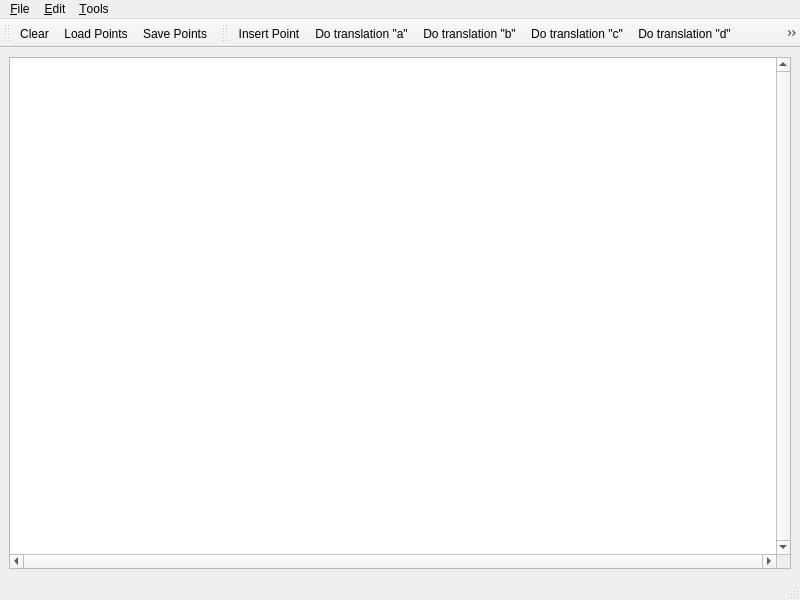
<?xml version="1.0" encoding="UTF-8"?>
<ui version="4.0">
 <author>GeometryFactory</author>
 <class>Periodic_4_hyperbolic_triangulationo_2_demo</class>
 <widget class="QMainWindow" name="Periodic_4_hyperbolic_triangulationo_2_demo">
  <property name="geometry">
   <rect>
    <x>0</x>
    <y>0</y>
    <width>800</width>
    <height>600</height>
   </rect>
  </property>
  <property name="windowTitle">
   <string>Periodic hyperbolic Delaunay triangulation</string>
  </property>
  <property name="windowIcon">
   <iconset resource="icons/CGAL.qrc">
    <normaloff>:/cgal/logos/cgal_icon</normaloff>:/cgal/logos/cgal_icon</iconset>
  </property>
  <widget class="QWidget" name="centralwidget">
   <layout class="QGridLayout">
    <item row="0" column="0">
     <widget class="QGraphicsView" name="graphicsView">
      <property name="focusPolicy">
       <enum>Qt::StrongFocus</enum>
      </property>
      <property name="verticalScrollBarPolicy">
       <enum>Qt::ScrollBarAlwaysOn</enum>
      </property>
      <property name="horizontalScrollBarPolicy">
       <enum>Qt::ScrollBarAlwaysOn</enum>
      </property>
      <property name="transformationAnchor">
       <enum>QGraphicsView::NoAnchor</enum>
      </property>
     </widget>
    </item>
   </layout>
  </widget>
  <widget class="QStatusBar" name="statusbar"/>
  <widget class="QToolBar" name="fileToolBar">
   <property name="windowTitle">
    <string>File Tools</string>
   </property>
   <attribute name="toolBarArea">
    <enum>TopToolBarArea</enum>
   </attribute>
   <attribute name="toolBarBreak">
    <bool>false</bool>
   </attribute>
   <addaction name="actionClear"/>
   <addaction name="actionLoadPoints"/>
   <addaction name="actionSavePoints"/>
  </widget>
  <widget class="QToolBar" name="toolBar">
   <property name="windowTitle">
    <string>Visualization Tools</string>
   </property>
   <attribute name="toolBarArea">
    <enum>TopToolBarArea</enum>
   </attribute>
   <attribute name="toolBarBreak">
    <bool>false</bool>
   </attribute>
   <addaction name="actionInsertPoint"/>
   <addaction name="actionDo_translation_a"/>
   <addaction name="actionDo_translation_b"/>
   <addaction name="actionDo_translation_c"/>
   <addaction name="actionDo_translation_d"/>
   <addaction name="actionMovingPoint"/>
   <addaction name="actionCircumcenter"/>
   <addaction name="actionShowConflictZone"/>
   <addaction name="separator"/>
   <addaction name="actionShowDelaunay"/>
   <addaction name="actionShowVoronoi"/>
   <addaction name="separator"/>
   <addaction name="actionRecenter"/>
  </widget>
  <widget class="QMenuBar" name="menubar">
   <property name="geometry">
    <rect>
     <x>0</x>
     <y>0</y>
     <width>800</width>
     <height>22</height>
    </rect>
   </property>
   <widget class="QMenu" name="menuFile">
    <property name="title">
     <string>&amp;File</string>
    </property>
    <addaction name="separator"/>
    <addaction name="actionClear"/>
    <addaction name="actionLoadPoints"/>
    <addaction name="actionSavePoints"/>
    <addaction name="separator"/>
    <addaction name="actionQuit"/>
   </widget>
   <widget class="QMenu" name="menuEdit">
    <property name="title">
     <string>&amp;Edit</string>
    </property>
    <addaction name="actionInsertRandomPoints"/>
    <addaction name="actionModify_recursion_depth"/>
   </widget>
   <widget class="QMenu" name="menuTools">
    <property name="title">
     <string>&amp;Tools</string>
    </property>
    <addaction name="actionInsertPoint"/>
    <addaction name="actionDo_translation_a"/>
    <addaction name="actionDo_translation_b"/>
    <addaction name="actionDo_translation_c"/>
    <addaction name="actionDo_translation_d"/>
    <addaction name="actionG"/>
    <addaction name="actionG2"/>
    <addaction name="actionG4"/>
    <addaction name="actionG8"/>
    <addaction name="actionG16"/>
    <addaction name="actionMovingPoint"/>
    <addaction name="actionCircumcenter"/>
    <addaction name="actionShowConflictZone"/>
    <addaction name="separator"/>
    <addaction name="actionShowDelaunay"/>
    <addaction name="actionShowVoronoi"/>
    <addaction name="separator"/>
    <addaction name="actionRecenter"/>
   </widget>
   <addaction name="menuFile"/>
   <addaction name="menuEdit"/>
   <addaction name="menuTools"/>
  </widget>
  <action name="actionAbout">
   <property name="text">
    <string>&amp;About</string>
   </property>
  </action>
  <action name="actionAboutCGAL">
   <property name="text">
    <string>About &amp;CGAL</string>
   </property>
  </action>
  <action name="actionQuit">
   <property name="text">
    <string>&amp;Quit</string>
   </property>
   <property name="shortcut">
    <string>Ctrl+Q</string>
   </property>
  </action>
  <action name="actionInsertRandomPoints">
   <property name="text">
    <string>&amp;Insert random points</string>
   </property>
   <property name="shortcut">
    <string>Ctrl+I</string>
   </property>
  </action>
  <action name="actionChangeRecursionDepth">
   <property name="text">
    <string>&amp;Change recursion depth</string>
   </property>
  </action>
  <action name="actionMovingPoint">
   <property name="checkable">
    <bool>true</bool>
   </property>
   <property name="icon">
    <iconset resource="icons/Delaunay_triangulation_2.qrc">
     <normaloff>:/cgal/Actions/moving_point.png</normaloff>:/cgal/Actions/moving_point.png</iconset>
   </property>
   <property name="text">
    <string>&amp;Simulate insertion</string>
   </property>
   <property name="toolTip">
    <string comment="The comment">Simulate Insertion</string>
   </property>
   <property name="statusTip">
    <string comment="and its comment">Move mouse with left button pressed to see where point would be inserted</string>
   </property>
   <property name="whatsThis">
    <string comment="what">whats this</string>
   </property>
  </action>
  <action name="actionInsertPoint">
   <property name="checkable">
    <bool>true</bool>
   </property>
   <property name="checked">
    <bool>false</bool>
   </property>
   <property name="icon">
    <iconset resource="icons/Input.qrc">
     <normaloff>:/cgal/Input/inputPoint.png</normaloff>:/cgal/Input/inputPoint.png</iconset>
   </property>
   <property name="text">
    <string>&amp;Insert Point</string>
   </property>
   <property name="toolTip">
    <string>Insert Point</string>
   </property>
   <property name="statusTip">
    <string>Left: Insert vtx</string>
   </property>
  </action>
  <action name="actionClear">
   <property name="icon">
    <iconset resource="icons/File.qrc">
     <normaloff>:/cgal/fileToolbar/fileNew.png</normaloff>:/cgal/fileToolbar/fileNew.png</iconset>
   </property>
   <property name="text">
    <string>&amp;Clear</string>
   </property>
   <property name="shortcut">
    <string>Ctrl+C</string>
   </property>
  </action>
  <action name="actionShowVoronoi">
   <property name="checkable">
    <bool>true</bool>
   </property>
   <property name="checked">
    <bool>false</bool>
   </property>
   <property name="icon">
    <iconset resource="icons/Triangulation_2.qrc">
     <normaloff>:/cgal/Triangulation_2/Voronoi_diagram_2.png</normaloff>:/cgal/Triangulation_2/Voronoi_diagram_2.png</iconset>
   </property>
   <property name="text">
    <string>Show &amp;Voronoi Diagram</string>
   </property>
   <property name="shortcut">
    <string>Ctrl+V</string>
   </property>
  </action>
  <action name="actionShowDelaunay">
   <property name="checkable">
    <bool>true</bool>
   </property>
   <property name="icon">
    <iconset resource="icons/Delaunay_triangulation_2.qrc">
     <normaloff>:/cgal/Actions/triangulation.png</normaloff>:/cgal/Actions/triangulation.png</iconset>
   </property>
   <property name="text">
    <string>Show &amp;Delaunay Triangulation</string>
   </property>
   <property name="shortcut">
    <string>Ctrl+D</string>
   </property>
  </action>
  <action name="actionLoadPoints">
   <property name="icon">
    <iconset resource="icons/File.qrc">
     <normaloff>:/cgal/fileToolbar/fileOpen.png</normaloff>:/cgal/fileToolbar/fileOpen.png</iconset>
   </property>
   <property name="text">
    <string>&amp;Load Points...</string>
   </property>
   <property name="shortcut">
    <string>Ctrl+L</string>
   </property>
  </action>
  <action name="actionSavePoints">
   <property name="icon">
    <iconset resource="icons/File.qrc">
     <normaloff>:/cgal/fileToolbar/fileSave.png</normaloff>:/cgal/fileToolbar/fileSave.png</iconset>
   </property>
   <property name="text">
    <string>&amp;Save Points...</string>
   </property>
   <property name="shortcut">
    <string>Ctrl+S</string>
   </property>
  </action>
  <action name="actionCircumcenter">
   <property name="checkable">
    <bool>true</bool>
   </property>
   <property name="icon">
    <iconset>
     <normaloff>:/cgal/Actions/icons/circumcenter.png</normaloff>:/cgal/Actions/icons/circumcenter.png</iconset>
   </property>
   <property name="text">
    <string>&amp;Circumcenter</string>
   </property>
   <property name="toolTip">
    <string>Draw circumcenter</string>
   </property>
  </action>
  <action name="actionRecenter">
   <property name="icon">
    <iconset resource="icons/Input.qrc">
     <normaloff>:/cgal/Input/zoom-best-fit</normaloff>:/cgal/Input/zoom-best-fit</iconset>
   </property>
   <property name="text">
    <string>Re&amp;center the viewport</string>
   </property>
   <property name="shortcut">
    <string>Ctrl+R</string>
   </property>
  </action>
  <action name="actionShowConflictZone">
   <property name="checkable">
    <bool>true</bool>
   </property>
   <property name="icon">
    <iconset>
     <normaloff>:/cgal/Actions/icons/conflict_zone.png</normaloff>:/cgal/Actions/icons/conflict_zone.png</iconset>
   </property>
   <property name="text">
    <string>Show Conflict Zone</string>
   </property>
  </action>
  <action name="actionDo_translation_a">
   <property name="checkable">
    <bool>true</bool>
   </property>
   <property name="icon">
    <iconset resource="icons/Periodic_4_hyperbolic_triangulation_2.qrc">
     <normaloff>:/cgal/Actions/a.png</normaloff>:/cgal/Actions/a.png</iconset>
   </property>
   <property name="text">
    <string>Do translation &quot;a&quot;</string>
   </property>
  </action>
  <action name="actionDo_translation_b">
   <property name="checkable">
    <bool>true</bool>
   </property>
   <property name="icon">
    <iconset resource="icons/Periodic_4_hyperbolic_triangulation_2.qrc">
     <normaloff>:/cgal/Actions/b.png</normaloff>:/cgal/Actions/b.png</iconset>
   </property>
   <property name="text">
    <string>Do translation &quot;b&quot;</string>
   </property>
  </action>
  <action name="actionDo_translation_c">
   <property name="checkable">
    <bool>true</bool>
   </property>
   <property name="icon">
    <iconset resource="icons/Periodic_4_hyperbolic_triangulation_2.qrc">
     <normaloff>:/cgal/Actions/c.png</normaloff>:/cgal/Actions/c.png</iconset>
   </property>
   <property name="text">
    <string>Do translation &quot;c&quot;</string>
   </property>
  </action>
  <action name="actionDo_translation_d">
   <property name="checkable">
    <bool>true</bool>
   </property>
   <property name="icon">
    <iconset resource="icons/Periodic_4_hyperbolic_triangulation_2.qrc">
     <normaloff>:/cgal/Actions/d.png</normaloff>:/cgal/Actions/d.png</iconset>
   </property>
   <property name="text">
    <string>Do translation &quot;d&quot;</string>
   </property>
  </action>
  <action name="actionG">
   <property name="checkable">
    <bool>true</bool>
   </property>
   <property name="icon">
    <iconset resource="icons/Periodic_4_hyperbolic_triangulation_2.qrc">
     <normaloff>:/cgal/Actions/G.png</normaloff>:/cgal/Actions/G.png</iconset>
   </property>
   <property name="text">
    <string>G</string>
   </property>
  </action>
  <action name="actionG2">
   <property name="checkable">
    <bool>true</bool>
   </property>
   <property name="icon">
    <iconset resource="icons/Periodic_4_hyperbolic_triangulation_2.qrc">
     <normaloff>:/cgal/Actions/G2.png</normaloff>:/cgal/Actions/G2.png</iconset>
   </property>
   <property name="text">
    <string>G2</string>
   </property>
  </action>
  <action name="actionG4">
   <property name="checkable">
    <bool>true</bool>
   </property>
   <property name="icon">
    <iconset resource="icons/Periodic_4_hyperbolic_triangulation_2.qrc">
     <normaloff>:/cgal/Actions/G4.png</normaloff>:/cgal/Actions/G4.png</iconset>
   </property>
   <property name="text">
    <string>G4</string>
   </property>
  </action>
  <action name="actionG8">
   <property name="checkable">
    <bool>true</bool>
   </property>
   <property name="icon">
    <iconset resource="icons/Periodic_4_hyperbolic_triangulation_2.qrc">
     <normaloff>:/cgal/Actions/G8.png</normaloff>:/cgal/Actions/G8.png</iconset>
   </property>
   <property name="text">
    <string>G8</string>
   </property>
  </action>
  <action name="actionG16">
   <property name="checkable">
    <bool>true</bool>
   </property>
   <property name="icon">
    <iconset resource="icons/Periodic_4_hyperbolic_triangulation_2.qrc">
     <normaloff>:/cgal/Actions/G16.png</normaloff>:/cgal/Actions/G16.png</iconset>
   </property>
   <property name="text">
    <string>G16</string>
   </property>
  </action>
  <action name="actionModify_recursion_depth">
   <property name="text">
    <string>Modify recursion depth</string>
   </property>
  </action>
 </widget>
 <resources>
  <include location="icons/Periodic_4_hyperbolic_triangulation_2.qrc"/>
  <include location="icons/Delaunay_triangulation_2.qrc"/>
  <include location="icons/Triangulation_2.qrc"/>
  <include location="icons/Input.qrc"/>
  <include location="icons/File.qrc"/>
  <include location="icons/CGAL.qrc"/>
 </resources>
 <connections/>
</ui>
